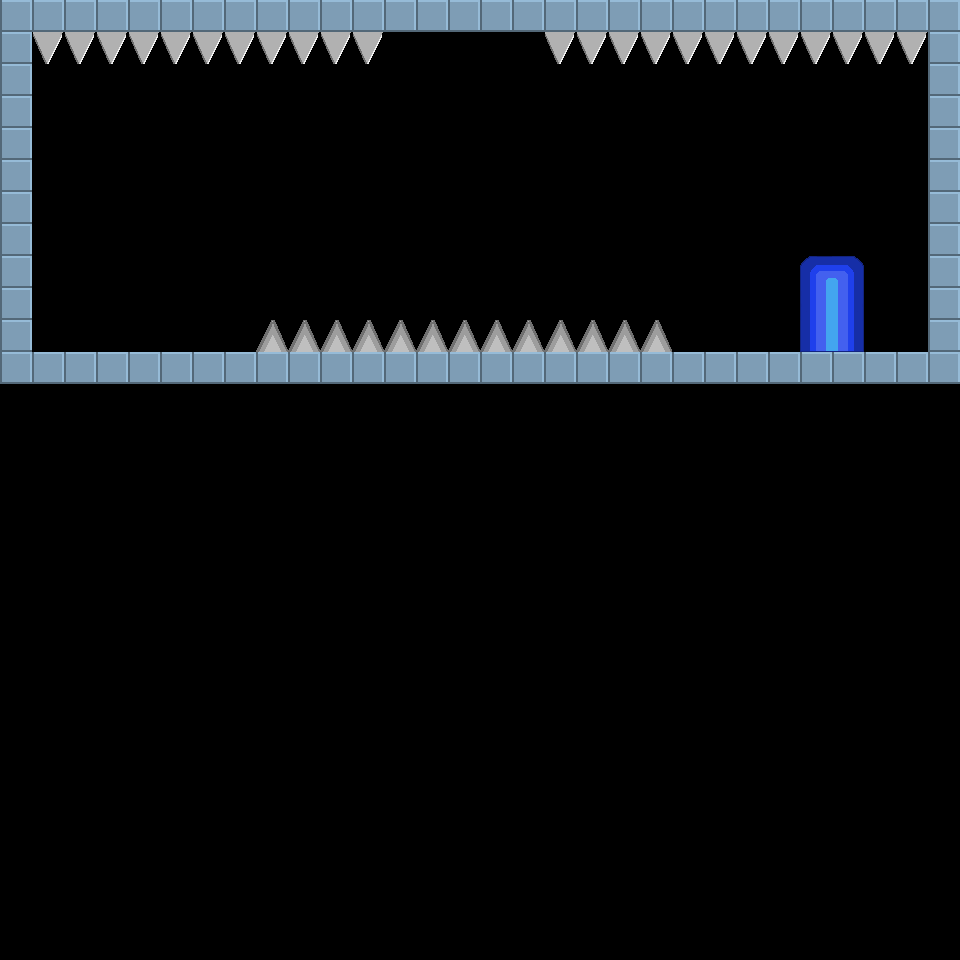

This game map was drawn from its Tiled (.tmx) file and the tilesets committed beside it. A one-line description and the trimmed map source follow:
An orthogonal 30x30 tile map with 32x32 px tiles, 1 tile layer (Tile Layer 1), 3 tilesets.

<map version="1.0" orientation="orthogonal" renderorder="left-down" width="30" height="30" tilewidth="32" tileheight="32" nextobjectid="1">
 <properties>
  <property name="playerstart" value="3,7" />
  <property name="scrollable" value="1" />
  <property name="starttext" value="Yikes, more spikes!" />
  <property name="togglegravity" value="1" />
 </properties>
 <tileset firstgid="1" name="map" tilewidth="32" tileheight="32">
  <image source="../../assets/img/steelblock.png" width="32" height="32" />
 </tileset>
 <tileset firstgid="2" name="spikes" tilewidth="32" tileheight="32">
  <image source="../../assets/img/spikes.png" width="128" height="32" />
 </tileset>
 <tileset firstgid="6" name="Door" tilewidth="32" tileheight="32">
  <image source="../../assets/img/door.png" width="64" height="96" />
  <tile id="1">
   <properties>
    <property name="playerstart" value="3,7" />
   </properties>
  </tile>
 </tileset>
 <layer name="Tile Layer 1" width="30" height="30">
  <data>[900 cells, 122 non-empty, 9 distinct tile ids]</data>
 </layer>
</map>
